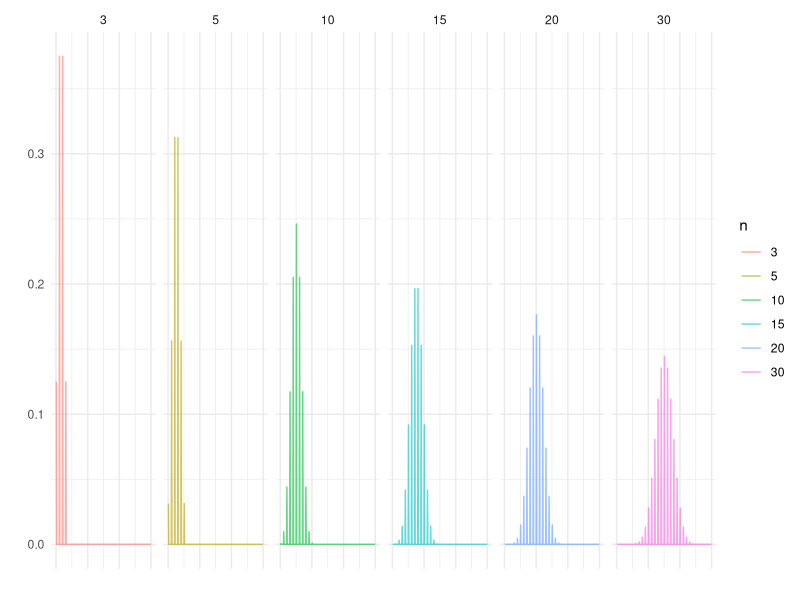

The R source for this figure:
library(ggthemes)
library(ggplot2)
library(tidyr)

bin_dists <- purrr::map(c(3,5,10,15,20,30),
                      .f = function(x) dbinom(seq(0,50,by=0.1), 
                                              prob=0.5,size = x))

t_df <- as.data.frame(bin_dists)

names(t_df)[1:6] <- c("3","5","10","15","20","30")

plot_df <- gather(t_df,value="probs")

plot_df$ID <- rep(x=(1:(nrow(plot_df)/6)),6)

names(plot_df)[1] <- "n" 
plot_df$n <- factor(plot_df$n,levels = c("3","5","10","15","20","30"))

ggplot(plot_df,aes(y=probs, x=ID,color=n))+
  geom_line(alpha=0.6)+
  facet_grid(cols=vars(n))+
  theme_minimal()+xlab("")+ylab("")+
  theme(axis.text.x = element_blank(), axis.ticks = element_blank())+
  xlim(0,300)
